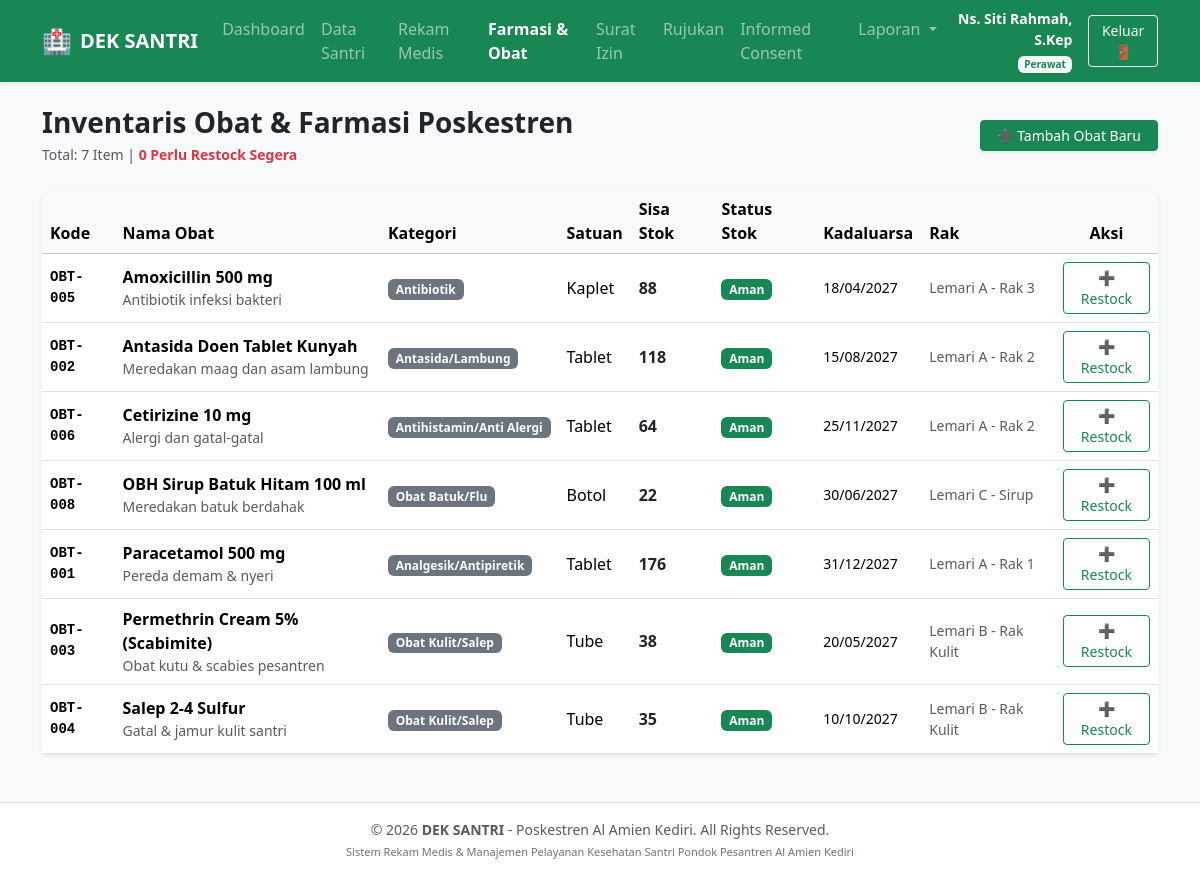
Screenshot of /obat.php (signed in) with the database file from the repository.
### tables this page shows
CREATE TABLE `obat` (
  `id_obat` int(11) NOT NULL,
  `kode_obat` varchar(20) NOT NULL,
  `nama_obat` varchar(100) NOT NULL,
  `kategori` varchar(50) NOT NULL,
  `satuan` varchar(20) NOT NULL,
  `stok` int(11) NOT NULL DEFAULT 0,
  `stok_minimum` int(11) NOT NULL DEFAULT 10,
  `tgl_kadaluarsa` date NOT NULL,
  `lokasi_rak` varchar(50) DEFAULT NULL,
  `keterangan` text DEFAULT NULL
);

### obat.php (the view, shortened to what this page needs)
<?php
require_once 'config.php';
$daftarObat = $pdo->query("SELECT * FROM obat ORDER BY nama_obat ASC")->fetchAll();
$totalItem = count($daftarObat);
$obatKritis = 0;
?>
<!DOCTYPE html>
<html lang="id">
<head>
    <link href="https://cdn.jsdelivr.net/npm/bootstrap@5.3.3/dist/css/bootstrap.min.css" rel="stylesheet">
</head>
<body class="bg-light">
<main class="container my-4">
    <div class="d-flex flex-wrap justify-content-between align-items-center mb-4">
        <div>
            <h1 class="h3 fw-bold text-dark mb-1">Inventaris Obat & Farmasi Poskestren</h1>
            <p class="text-muted small mb-0">Total: <?= $totalItem ?> Item | <span class="text-danger fw-bold"><?= $obatKritis ?> Perlu Restock Segera</span></p>
        </div>
        <?php if (!isKader()): ?>
            <button type="button" class="btn btn-success btn-sm px-3 shadow-sm" data-bs-toggle="modal" data-bs-target="#modalTambahObat">
                ➕ Tambah Obat Baru
            </button>
        <?php endif; ?>
    </div>
    <div class="card shadow-sm border-0">
        <div class="card-body p-0">
            <div class="table-responsive">
                <table class="table table-hover align-middle mb-0">
                    <thead class="table-light">
                        <tr>
                            <th>Kode</th>
                            <th>Nama Obat</th>
                            <th>Kategori</th>
                            <th>Satuan</th>
                            <th>Sisa Stok</th>
                            <th>Status Stok</th>
                            <th>Kadaluarsa</th>
                            <th>Rak</th>
                            <th class="text-center">Aksi</th>
                        </tr>
                    </thead>
                    <tbody>
                        <?php if (empty($daftarObat)): ?>
                            <tr><td colspan="9" class="text-center py-4 text-muted">Belum ada inventaris obat.</td></tr>
                        <?php else: foreach ($daftarObat as $o): ?>
                            <tr>
                                <td class="font-monospace small fw-bold"><?= htmlspecialchars($o['kode_obat']) ?></td>
                                <td>
                                    <div class="fw-bold"><?= htmlspecialchars($o['nama_obat']) ?></div>
                                    <div class="small text-muted"><?= htmlspecialchars($o['keterangan'] ?: '-') ?></div>
                                </td>
                                <td><span class="badge bg-secondary"><?= htmlspecialchars($o['kategori']) ?></span></td>
                                <td><?= htmlspecialchars($o['satuan']) ?></td>
                                <td class="fw-bold fs-6 <?= $o['stok'] <= $o['stok_minimum'] ? 'text-danger' : 'text-dark' ?>">
                                    <?= $o['stok'] ?>
                                </td>
                                <td>
                                    <?php if ($o['stok'] <= $o['stok_minimum']): ?>
                                        <span class="badge bg-danger">Restock Diperlukan</span>
                                    <?php else: ?>
                                        <span class="badge bg-success">Aman</span>
                                    <?php endif; ?>
                                </td>
                                <td class="small"><?= date('d/m/Y', strtotime($o['tgl_kadaluarsa'])) ?></td>
                                <td class="small text-muted"><?= htmlspecialchars($o['lokasi_rak'] ?: '-') ?></td>
                                <td class="text-center">
                                    <button type="button"
                                            class="btn btn-sm btn-outline-success"
                                            data-bs-toggle="modal"
                                            data-bs-target="#modalRestockObat"
                                            data-id="<?= $o['id_obat'] ?>"
                                            data-nama="<?= htmlspecialchars($o['nama_obat']) ?>"
                                            data-stok="<?= $o['stok'] ?>"
                                            data-satuan="<?= htmlspecialchars($o['satuan']) ?>"
                                            title="Tambah Stok">
                                        ➕ Restock
                                    </button>
                                </td>
                            </tr>
                        <?php endforeach; endif; ?>
                    </tbody>
                </table>
            </div>
        </div>
    </div>
</main>
</body>
</html>

### rows the page displays
obat: kode_obat "OBT-005", nama_obat "Amoxicillin 500 mg", keterangan "Antibiotik infeksi bakteri", kategori "Antibiotik", satuan "Kaplet", stok "88", stok_minimum "Aman", tgl_kadaluarsa "18/04/2027", lokasi_rak "Lemari A - Rak 3"
obat: kode_obat "OBT-002", nama_obat "Antasida Doen Tablet Kunyah", keterangan "Meredakan maag dan asam lambung", kategori "Antasida/Lambung", satuan "Tablet", stok "118", stok_minimum "Aman", tgl_kadaluarsa "15/08/2027", lokasi_rak "Lemari A - Rak 2"
obat: kode_obat "OBT-006", nama_obat "Cetirizine 10 mg", keterangan "Alergi dan gatal-gatal", kategori "Antihistamin/Anti Alergi", satuan "Tablet", stok "64", stok_minimum "Aman", tgl_kadaluarsa "25/11/2027", lokasi_rak "Lemari A - Rak 2"
obat: kode_obat "OBT-008", nama_obat "OBH Sirup Batuk Hitam 100 ml", keterangan "Meredakan batuk berdahak", kategori "Obat Batuk/Flu", satuan "Botol", stok "22", stok_minimum "Aman", tgl_kadaluarsa "30/06/2027", lokasi_rak "Lemari C - Sirup"
obat: kode_obat "OBT-001", nama_obat "Paracetamol 500 mg", keterangan "Pereda demam & nyeri", kategori "Analgesik/Antipiretik", satuan "Tablet", stok "176", stok_minimum "Aman", tgl_kadaluarsa "31/12/2027", lokasi_rak "Lemari A - Rak 1"
obat: kode_obat "OBT-003", nama_obat "Permethrin Cream 5% (Scabimite)", keterangan "Obat kutu & scabies pesantren", kategori "Obat Kulit/Salep", satuan "Tube", stok "38", stok_minimum "Aman", tgl_kadaluarsa "20/05/2027", lokasi_rak "Lemari B - Rak Kulit"
obat: kode_obat "OBT-004", nama_obat "Salep 2-4 Sulfur", keterangan "Gatal & jamur kulit santri", kategori "Obat Kulit/Salep", satuan "Tube", stok "35", stok_minimum "Aman", tgl_kadaluarsa "10/10/2027", lokasi_rak "Lemari B - Rak Kulit"

### other values shown
$nama "Ns. Siti Rahmah, S.Kep"
$role "Perawat"
$totalItem "7"
$obatKritis "0"
APP_NAME "DEK SANTRI"
INSTANSI_NAME "Poskestren Al Amien Kediri"
